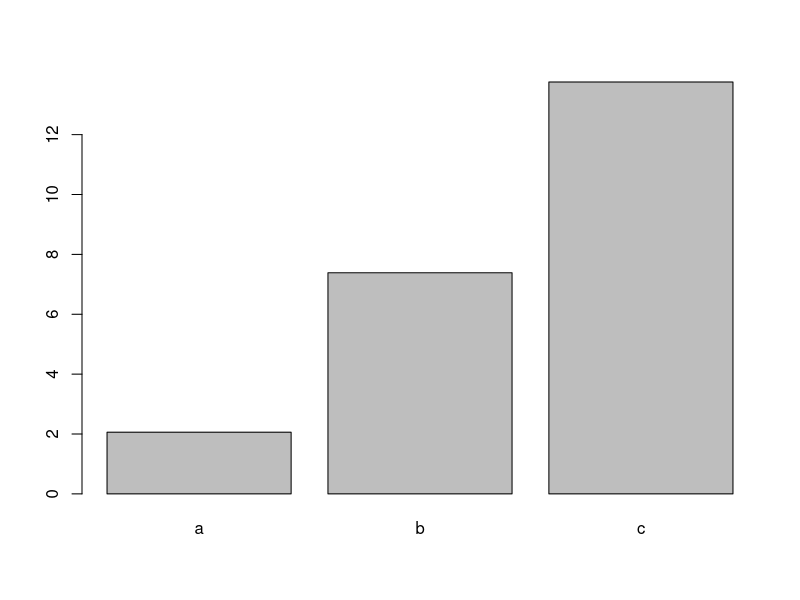
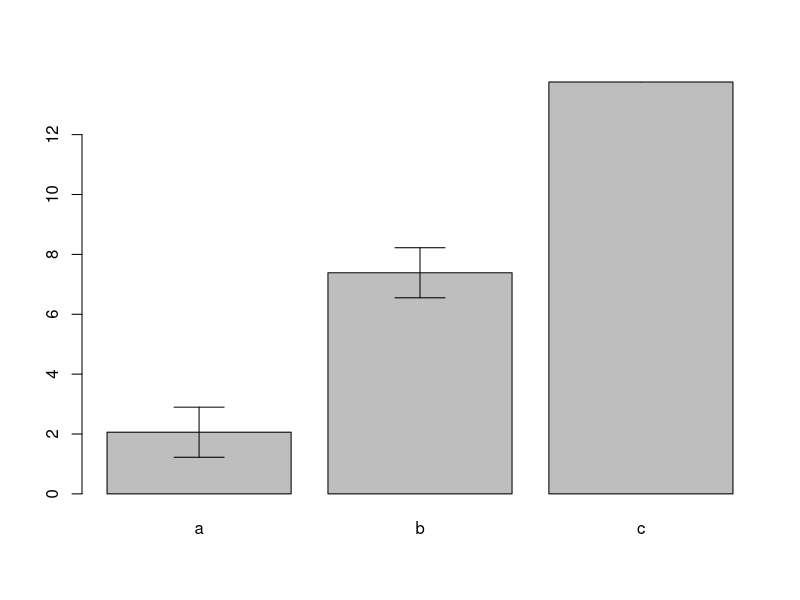

Write the R code that produced these figures, in order.
kniss_wd <- function (repo, folder=NULL) {
  if(missing(folder))
  {
    setwd(print(paste(if (Sys.info()[["sysname"]]=="Windows") {("C:/GitHub")} else {
      if (Sys.info()[["sysname"]]=="Darwin"){("/Users/sylviakniss/Documents/GitHub")} else ("for Linux run: setwd('/home/[INSERT YOUR USERNAME]/GitHub')")
    },"/",repo, sep = "")))}
  else 
    
  {
    setwd(print(paste(if (Sys.info()[["sysname"]]=="Windows") {("C:/GitHub")} else {
      if (Sys.info()[["sysname"]]=="Darwin"){("/Users/sylviakniss/Documents/GitHub")} else ("for Linux run: setwd('/home/[INSERT YOUR USERNAME]/GitHub')")
    },"/",repo, "/", folder, sep = "")))}
}


kniss_wd(repo = "knisssj")



# With the data frame you created last week you will:

# Create a barplot for one numeric column, grouped by the character vector with 3 unique values (10 points)
  # Add error bars with mean and standard deviation to the plot
  # Change the x and y labels and add a title
  # Export the plot as a PDF that is 4 inches wide and 7 inches tall.

# Create a scatter plot between two of your numeric columns. (10 points)
  # Change the point shape and color to something NOT used in the example.
  # Change the x and y labels and add a title
  # Export the plot as a JPEG by using the "Export" button in the plotting pane.

# Upload both plots with the script used to create them to GitHub. (5 points)
  # Follow the same file naming format as last week for the script.
  # Name plots as Lastname_barplot or Lastname_scatterplot. Save them to your "plots" folder. (5 points)

cv1 <- c("a","b","c","d","e","f","g","h","i","j","k","l","m","n","o") #Letter
cv1
cv2 <- c("a","a","a","a","a","b","b","b","b","b","c","c","c","c","c") #Repeats
cv2
nv1 <- c(1,2,3,4,5,6,7,8,9,10,11,12,13,14,15) #Number
nv1
nv2 <- c(1,1,2,2,3,3,4,4,5,5,6,6,6,6,6) #Category
nv2
nv3 <- c(1,1.1,1.2,3,4,5,6.7,7.23,8,10,11.1,13,14,14.23,15) #Value
nv3
datask <- cbind(cv1,cv2,nv1,nv2,nv3)
datask
dfsk <- as.data.frame(datask)
dfsk  
colnames(dfsk) <- c("Letter","Repeats","Number","Category","Value")
dfsk
row.names(dfsk) <- dfsk$Letter
dfsk
dfsk$Number <- as.numeric(as.character(dfsk$Number))
dfsk$Category <- as.numeric(as.character(dfsk$Category))
dfsk$Value <- as.numeric(as.character(dfsk$Value))
p <- data.frame("p","c",16,6,15.22)  
p
colnames(p) <- colnames(dfsk)
dfsk.r <- rbind(dfsk, p)
dfsk.r
row.names(dfsk.r) <- c(row.names(dfsk[1:15,]),"p")
dfsk.r
row.names(dfsk.r) <- dfsk.r$Letter
dfsk.r


df.mean <- aggregate(dfsk.r$Value ~dfsk.r$Repeats, FUN = "mean")
df.mean

colnames(df.mean) <- c("Factor","Mean")
df.mean

barplot(df.mean$Mean, names.arg = df.mean$Factor)

df.sd <- aggregate(dfsk.r$Category ~dfsk.r$Repeats, FUN = "sd")



colnames(df.sd) <- c("Factor","StanDev")
df.sd

b.plot <- barplot(df.mean$Mean, names.arg = df.mean$Factor)


arrows(b.plot, df.mean$Mean-df.sd$StanDev,
       b.plot, df.mean$Mean+df.sd$StanDev,angle=90,code=3)


